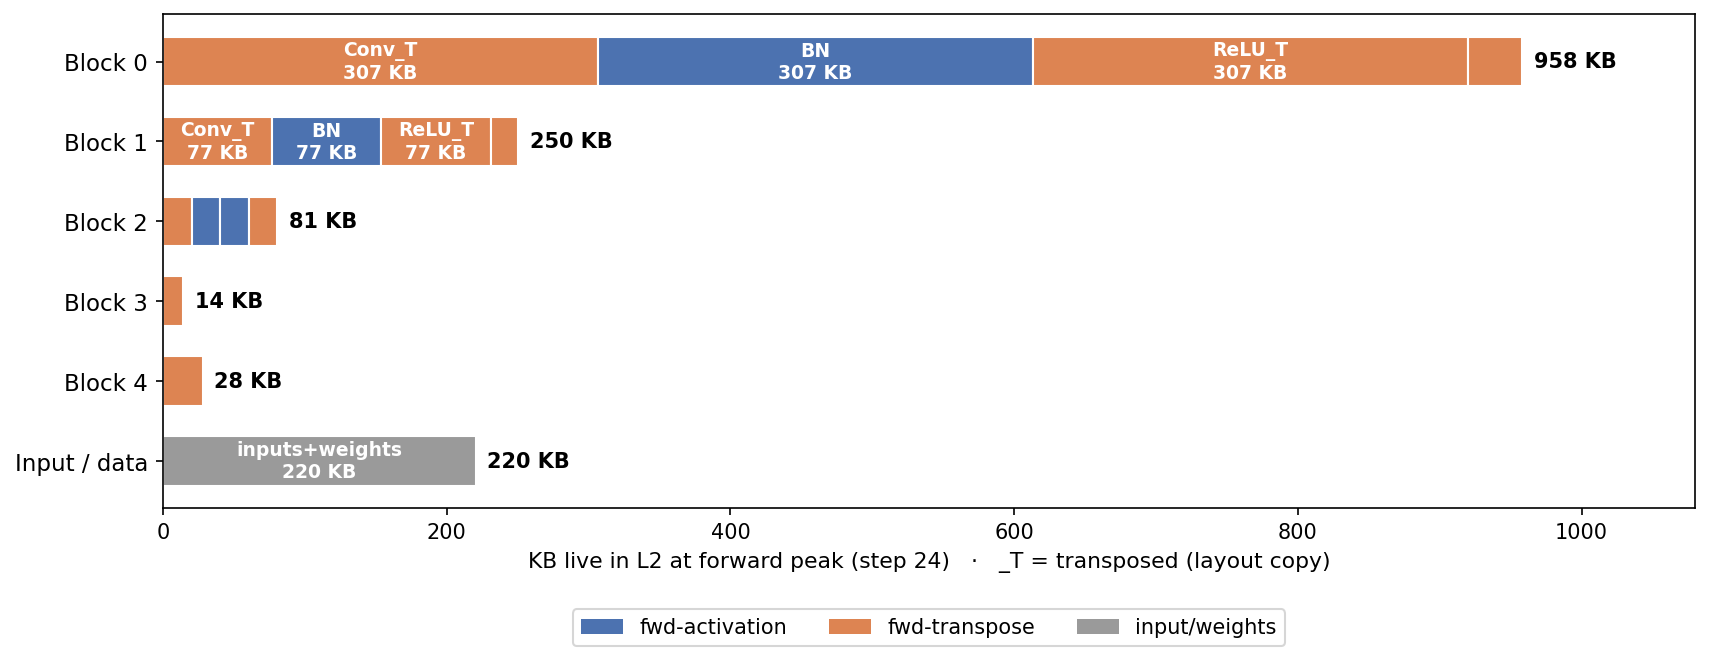

Source code (Python):
import re, matplotlib
matplotlib.use("Agg"); import matplotlib.pyplot as plt; import numpy as np
from matplotlib.patches import Patch
exec(open("/tmp/mem_common.py").read())
d=parse("memory_alloc_deeployStates.html"); cap,bL2=d["L2"]
def block_of(n):
    m=re.search(r'blocks_(\d+)_',n)
    return f"Block {m.group(1)}" if m else "Input / data"
def role3(n):
    ln=n.lower()
    if re.search(r"__\d+_grad", n): return "backward-gradient"
    if any(k in ln for k in ["_transposed","pre_transpose","transpose_in","_split"]): return "fwd-transpose"
    if n.startswith(("input","output")) or "_def_" in n or "_token_" in n or "running_" in n or "Constant" in n: return "input/weights"
    return "fwd-activation"
OPSEQ={"Conv":0,"BN":1,"ReLU":2,"MaxPool":3}
def identity(n):
    if re.search(r'input_\d+_transposed', n): return "weight_T","Conv"     # conv weight, transposed
    m=re.search(r'node_0_blocks_\d+_blocks_\d+_\d+_([A-Za-z]+)__0', n)
    if not m: return None,None
    src={"Relu":"ReLU","BatchNormalization":"BN"}.get(m.group(1),m.group(1))
    ln=n.lower()
    if re.search(r"__\d+_grad",n): suf="_grad"
    elif any(k in ln for k in ["_transposed","pre_transpose","transpose_in"]): suf="_T"
    elif "_split" in ln: suf="_split"
    else: suf=""
    return f"{src}{suf}", src
col={"fwd-activation":"#4C72B0","fwd-transpose":"#DD8452","backward-gradient":"#C44E52","input/weights":"#9a9a9a"}
rord=["fwd-activation","fwd-transpose","backward-gradient","input/weights"]
t=24
live=[b for b in bL2 if b[4]<=t<=b[5]]; ptot=sum(b[3] for b in live)
rows=["Block 0","Block 1","Block 2","Block 3","Block 4","Input / data"]
# aggregate by (block, label); track role + order
agg={}
for b in live:
    bl=block_of(b[0])
    if bl=="Input / data":
        lab="inputs+weights"; src="Z"; r="input/weights"
    else:
        lab,src=identity(b[0]); r=role3(b[0])
        if lab is None: lab="misc"; src="Z"
    agg.setdefault(bl,{}).setdefault(lab,[0,r,src])
    agg[bl][lab][0]+=b[3]

fig,ax=plt.subplots(figsize=(11.5,4.9))
XMAX=1080.0
kb_per_in=XMAX/(fig.get_size_inches()[0]*0.82)
def fits(lab,width_kb):
    return width_kb/kb_per_in >= (len(lab)+0.5)*0.083
y=np.arange(len(rows))[::-1]
for i,bl in zip(y,rows):
    segs=agg.get(bl,{})
    order=sorted(segs.items(),key=lambda kv:(OPSEQ.get(kv[1][2],9), "_T" in kv[0], "_grad" in kv[0], -kv[1][0]))
    left=0
    for lab,(s,r,src) in order:
        v=s/1024
        if v<=0.3: left+=v; continue
        ax.barh(i,v,left=left,color=col[r],edgecolor="white",height=0.62)
        if fits(lab,v):
            ax.text(left+v/2,i,f"{lab}\n{v:,.0f} KB",ha="center",va="center",color="white",fontsize=9,fontweight="bold")
        left+=v
    if left>1: ax.text(left+8,i,f"{left:,.0f} KB",va="center",fontsize=10,fontweight="bold")
ax.set_yticks(y); ax.set_yticklabels(rows,fontsize=11)
ax.set_xlabel("KB live in L2 at forward peak (step 24)   ·   _T = transposed (layout copy)",fontsize=10.5)
ax.set_xlim(0,XMAX)
present=[r for r in rord if any(v[1]==r for bl in agg.values() for v in bl.values())]
ax.legend(handles=[Patch(facecolor=col[r],label=r) for r in present],
          loc="lower center",bbox_to_anchor=(0.5,-0.30),ncol=4,fontsize=10,frameon=True)
plt.tight_layout(rect=[0,0.05,1,1]); plt.savefig("mem_fig8_forward_peak_by_operator.png",dpi=150,bbox_inches="tight"); plt.close()
print("fig8 written; kb_per_in≈%.0f"%kb_per_in)
for bl in rows:
    print(bl, {k:round(v[0]/1024) for k,v in agg.get(bl,{}).items()})
